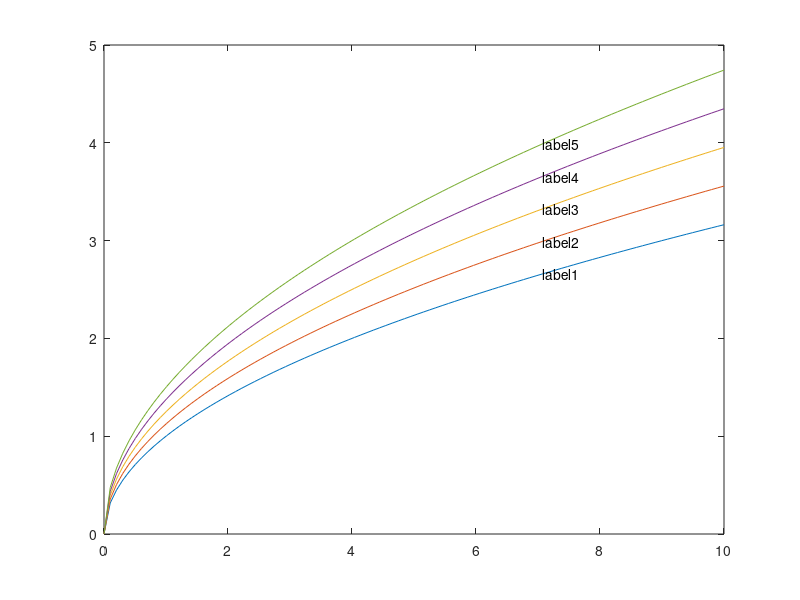

MATLAB code to generate this figure:
t = linspace(0,10, 100)';
y = sqrt(t).*linspace(1,1.5,5);
idx = find(t > 7, 1);
text_x = repmat(t(idx), 1, size(y,2));
text_y = y(idx, :);
labels = {'label1', 'label2', 'label3', 'label4', 'label5'};
plot(t,y)
hold on
t = text(text_x, text_y, labels, 'Color', 'k');